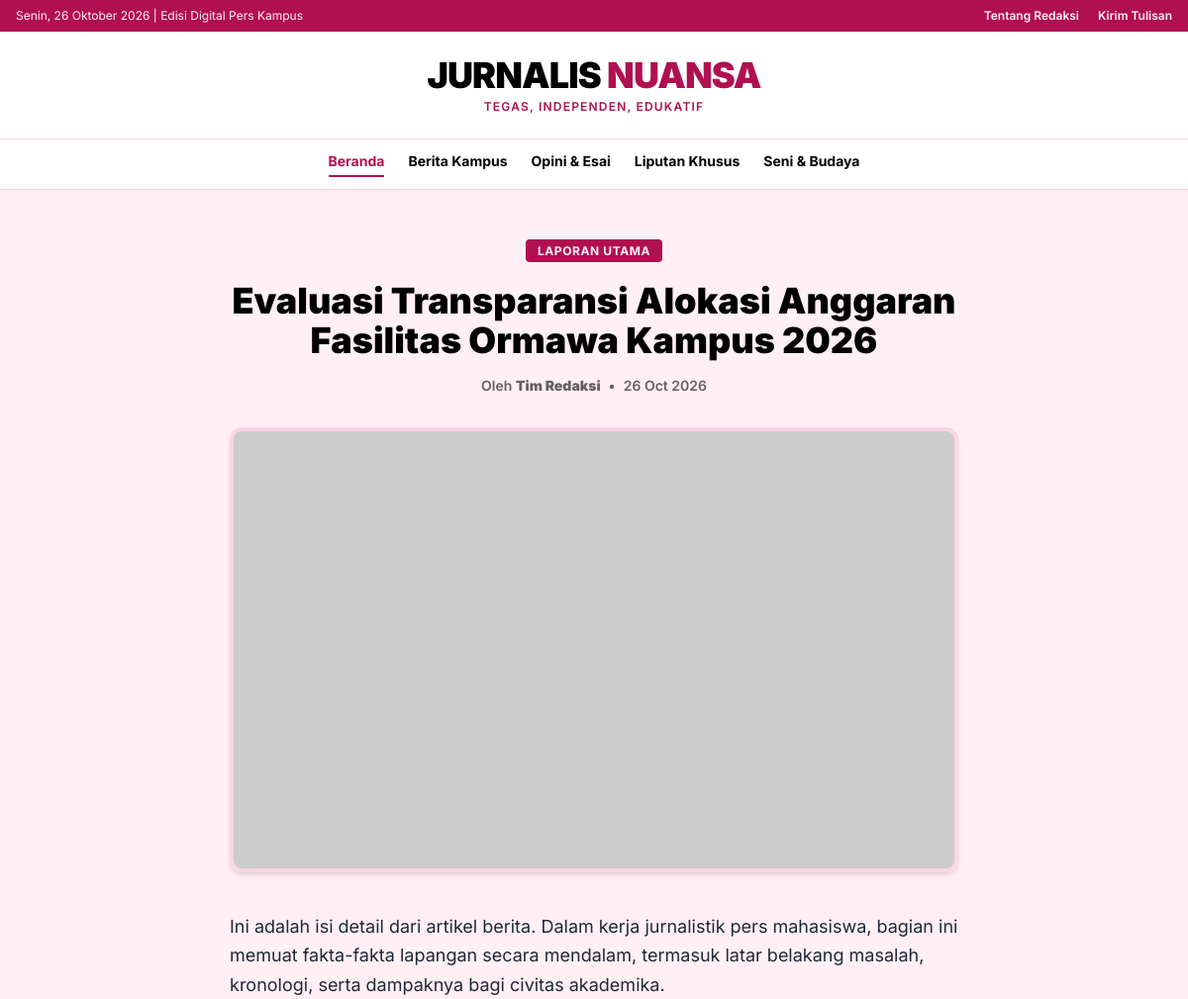
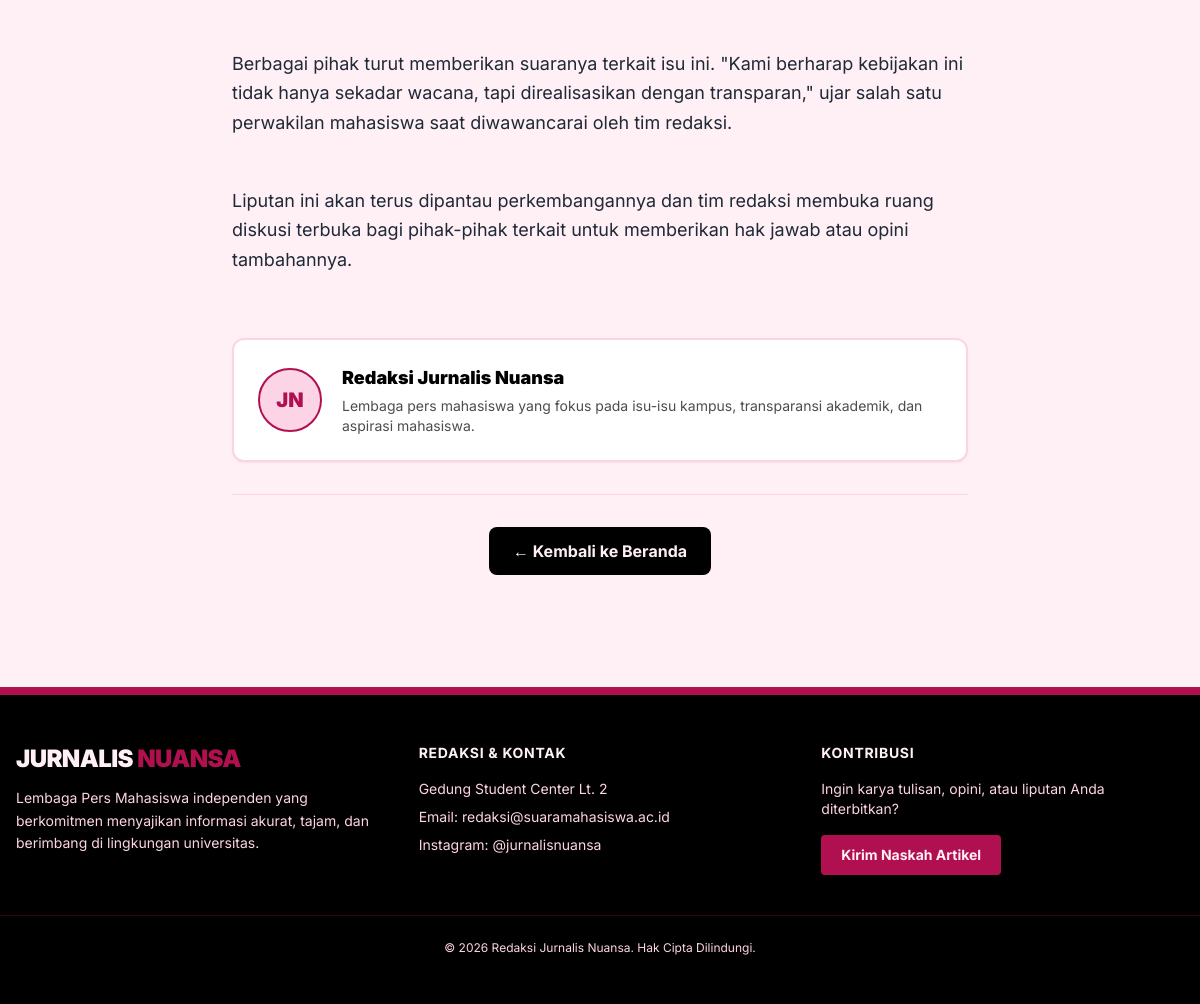
/artikel.php?id=1, run on the app's committed database (2 pictures, top to bottom).
### tables this page shows
CREATE TABLE `articles` (
  `id` int(11) NOT NULL,
  `category_id` int(11) DEFAULT NULL,
  `author_id` int(11) DEFAULT NULL,
  `title` varchar(255) NOT NULL,
  `slug` varchar(200) DEFAULT NULL,
  `excerpt` text DEFAULT NULL,
  `content` longtext DEFAULT NULL,
  `image_url` varchar(255) DEFAULT NULL,
  `is_featured` tinyint(1) DEFAULT 0,
  `published_at` datetime DEFAULT NULL,
  `image_caption` varchar(255) DEFAULT NULL,
  `status` enum('draft','terbit') NOT NULL DEFAULT 'terbit',
  `views` int(11) NOT NULL DEFAULT 0,
  `created_at` timestamp NOT NULL DEFAULT current_timestamp(),
  `updated_at` timestamp NOT NULL DEFAULT current_timestamp() ON UPDATE current_timestamp()
);

CREATE TABLE `categories` (
  `id` int(11) NOT NULL,
  `name` varchar(50) NOT NULL,
  `slug` varchar(100) DEFAULT NULL,
  `color_class` varchar(50) NOT NULL,
  `description` varchar(255) DEFAULT NULL
);

CREATE TABLE `users` (
  `id` int(11) NOT NULL,
  `name` varchar(100) NOT NULL,
  `email` varchar(150) NOT NULL,
  `password_hash` varchar(255) NOT NULL,
  `role` enum('admin','editor','penulis') NOT NULL DEFAULT 'penulis',
  `created_at` timestamp NOT NULL DEFAULT current_timestamp()
);

### koneksi.php (called while the page is built, shortened)
<?php
function e($s) {
    return htmlspecialchars($s ?? '', ENT_QUOTES, 'UTF-8');
}

### artikel.php (the view, shortened to what this page needs)
<?php
require 'koneksi.php';
$id = isset($_GET['id']) ? intval($_GET['id']) : 0;
$sql = "SELECT articles.*, categories.name AS cat_name, categories.color_class, users.name AS author_name
        FROM articles
        JOIN categories ON articles.category_id = categories.id
        LEFT JOIN users ON articles.author_id = users.id
        WHERE articles.id = ? AND articles.status = 'terbit'";
$stmt = $conn->prepare($sql);
$stmt->bind_param("i", $id);
$stmt->execute();
$result = $stmt->get_result();
?>
<?php
$article = $result->fetch_assoc();
include 'header.php';
?>
<main class="max-w-3xl mx-auto px-4 py-12">
  <div class="mb-8 text-center">
    <span class="bg-[#B01050] text-[#FFF0F5] text-xs font-bold uppercase px-3 py-1 rounded tracking-wider">
      <?= e($article['cat_name']) ?>
    </span>
    <h1 class="text-3xl md:text-4xl font-black mt-5 leading-snug text-[#000000]">
      <?= e($article['title']) ?>
    </h1>
    <div class="flex items-center justify-center space-x-2 text-sm text-[#000000]/60 mt-4 font-semibold">
      <span>Oleh <strong><?= e($article['author_name']) ?></strong></span>
      <span>•</span>
      <span><?= e(date('d M Y', strtotime($article['published_at']))) ?></span>
    </div>
  </div>
  <div class="mb-10">
    <img src="<?= e($article['image_url']) ?>" alt="<?= e($article['title']) ?>" class="w-full h-auto max-h-[450px] rounded-xl border-4 border-[#FDD4E6] shadow-md object-cover">
  </div>
  <article class="text-gray-800 text-lg leading-relaxed space-y-5">
    <?= $article['content'] ?>
  </article>
  <div class="mt-16 bg-white p-6 rounded-xl border-2 border-[#FDD4E6] flex items-center space-x-5 shadow-sm">
    <div class="w-16 h-16 rounded-full border-2 border-[#B01050] flex items-center justify-center bg-[#FDD4E6] text-[#B01050] font-black text-xl flex-shrink-0">
      JN
    </div>
    <div>
      <h4 class="font-black text-lg text-[#000000]">Redaksi Jurnalis Nuansa</h4>
      <p class="text-sm text-[#000000]/70 mt-1">Lembaga pers mahasiswa yang fokus pada isu-isu kampus, transparansi akademik, dan aspirasi mahasiswa.</p>
    </div>
  </div>
  <div class="mt-8 text-center border-t border-[#FDD4E6] pt-8">
    <a href="index.php" class="inline-block bg-[#000000] hover:bg-[#B01050] text-[#FFF0F5] font-bold px-6 py-3 rounded-lg transition">
      ← Kembali ke Beranda
    </a>
  </div>
</main>
<?php
include 'footer.php';
?>

### header.php (style rules this page uses)
body { font-family: 'Inter', sans-serif; }

### data on the page
articles: category.name "LAPORAN UTAMA", title "Evaluasi Transparansi Alokasi Anggaran Fasilitas Ormawa Kampus 2026", author.name "Tim Redaksi", published_at "26 Oct 2026", content "Ini adalah isi detail dari artikel berita. Dalam kerja jurnalistik pers mahasiswa, bagian ini memuat fakta-fakta lapangan secara mendalam, termasuk latar belakang masalah, kronologi, serta dampaknya bagi civitas akademika. Berbagai pihak turut memberikan suaranya terkait isu ini. \"Kami berharap kebijakan ini tidak hanya sekadar wacana, tapi direalisasikan dengan transparan,\" ujar salah satu perwakilan mahasiswa saat diwawancarai oleh tim redaksi. Liputan ini akan terus dipantau perkembangannya dan tim redaksi membuka ruang diskusi terbuka bagi pihak-pihak terkait untuk memberikan hak jawab atau opini tambahannya."
